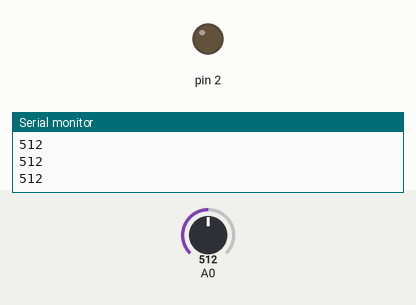
Bench run of a sketch on a simulated Arduino Uno, built with avr-gcc and run on an emulated ATmega328P. On the bench: output pins drawn as LEDs (lit = HIGH), the last lines printed to the serial monitor. The test bench sets the inputs (shaded band); at power-on: A0 = 512.

Above: at 1.2 s.
1.3 s: A0 set to 316
2.8 s: A0 set to 294
At 3.2 s:
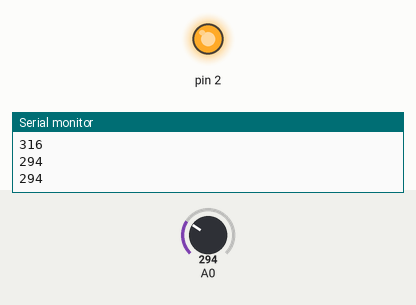
4.3 s: A0 set to 306
At 5.6 s:
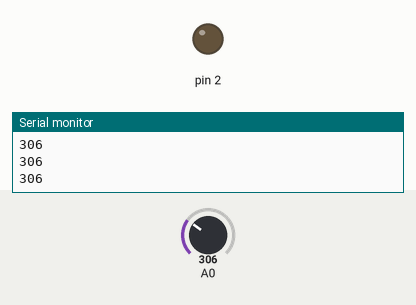
5.9 s: A0 set to 290
At 7.1 s:
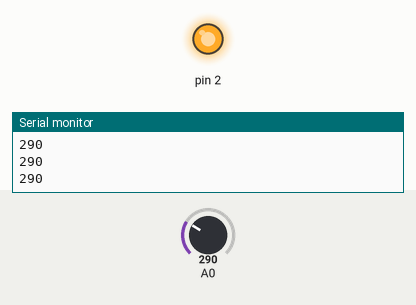
Timing chart, 0 to 8.5 s (numbered marks = the images above; inputs shaded):
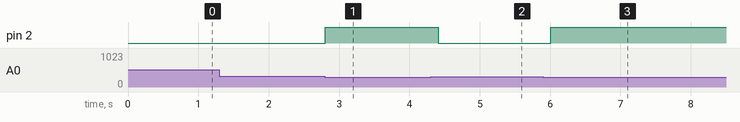

The sketch:

ldr_sensor.ino
```cpp
void setup() {
  // put your setup code here, to run once:
pinMode(A0, INPUT);
pinMode(2, OUTPUT);

Serial.begin(9600);
}

void loop()
{
  // put your main code here, to run repeatedly:
int val = analogRead(A0);

if (val <=300)
{
  digitalWrite(2,1);
}
else
{
  digitalWrite(2,0);
}
Serial.println(val);
delay(200);


}
```

Measured:
- the behaviour switches between 301 and 300 on A0 (found by bisection; images 0 and 1)
- after the input at 2.8 s, pin 2: LOW → HIGH at once
- after the input at 4.3 s, pin 2: HIGH → LOW after 0.11 s
- after the input at 5.9 s, pin 2: LOW → HIGH after 0.11 s
